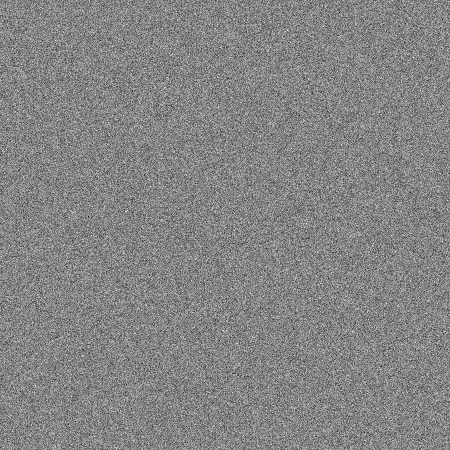
#> input picture Stop_the_voices/chall/samples/10.png, 450 x 450 px; its folder holds only this picture in this run
$ python stop_the_voices_solve.py   (older library calls are emulated)
#> lines starting #> are read from the running program, lines starting #| are printed output that depends on the picture
import cv2
import os
import numpy as np

# Percorso della cartella contenente le immagini
input_folder_path = "./samples"

# Lista per memorizzare tutte le immagini
images = []

# Loop attraverso tutte le immagini nella cartella di input
for filename in os.listdir(input_folder_path):
    if filename.endswith(".png"):
        # Carica l'immagine
        image_path = os.path.join(input_folder_path, filename)
        image = cv2.imread(image_path, cv2.IMREAD_GRAYSCALE)
#> image is the input picture: shape (450, 450); min 0, max 255, mean 132.3

        if image is None:
            print(f"Errore nel caricamento dell'immagine: {filename}")
            continue

        # Aggiungi l'immagine alla lista
        images.append(image)

# Somma tutte le immagini nella lista
sum_image = np.sum(images, axis=0)  # Somma lungo l'asse 0 (lungo le immagini)

# Calcola la media delle immagini sommate
mean_image = sum_image / len(images)

# Salva l'immagine media
output_folder_path = "./denoised_samples"
os.makedirs(output_folder_path, exist_ok=True)
output_path = os.path.join(output_folder_path, "mean_image.png")
cv2.imwrite(output_path, mean_image)

print("Processo completato. Immagine media salvata.")
# Converti l'immagine media a 8-bit in scala di grigi
mean_image_8bit = cv2.normalize(mean_image, None, alpha=0, beta=255, norm_type=cv2.NORM_MINMAX, dtype=cv2.CV_8U)

# Applica il filtro CLAHE per migliorare la definizione dell'immagine media
clahe = cv2.createCLAHE(clipLimit=2.0, tileGridSize=(8, 8))
mean_image_clahe = clahe.apply(mean_image_8bit)
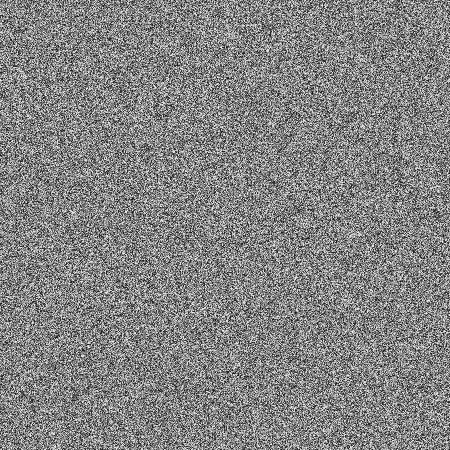
#> mean_image_clahe: shape (450, 450); min 0, max 255, mean 131.5

# Salva l'immagine media con CLAHE
output_path_clahe = os.path.join(output_folder_path, "mean_image_clahe.png")
cv2.imwrite(output_path_clahe, mean_image_clahe)

print("Processo completato. Immagine media salvata con CLAHE.")
# UMASS{#id31n9_L1k3_@_c#Am3_le0n}

$ run again, on Stop_the_voices/chall/samples/108.png
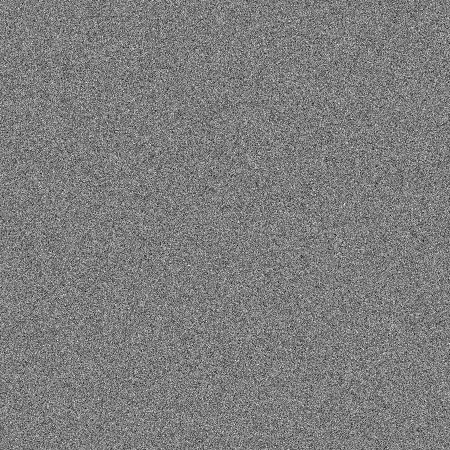
#> input picture Stop_the_voices/chall/samples/108.png, 450 x 450 px
#> image is the input picture: shape (450, 450); min 0, max 255, mean 125.2
#> `mean_image_clahe = clahe.apply(mean_image_8bit)`:
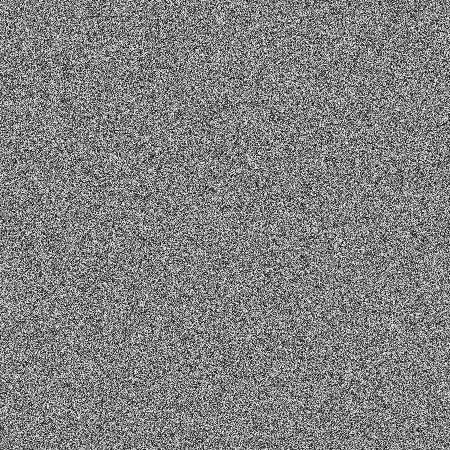
#> mean_image_clahe: shape (450, 450); min 0, max 255, mean 128.4

$ run again, on Stop_the_voices/chall/samples/114.png
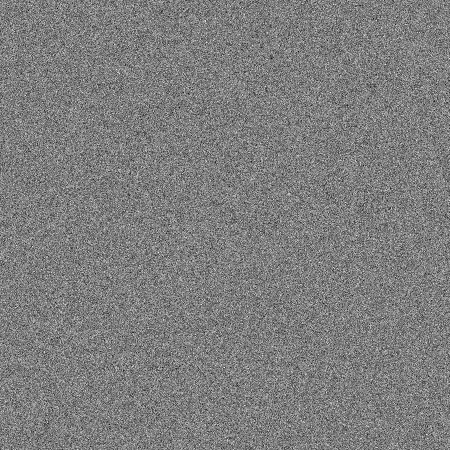
#> input picture Stop_the_voices/chall/samples/114.png, 450 x 450 px
#> image is the input picture: shape (450, 450); min 0, max 255, mean 125.9
#> `mean_image_clahe = clahe.apply(mean_image_8bit)`:
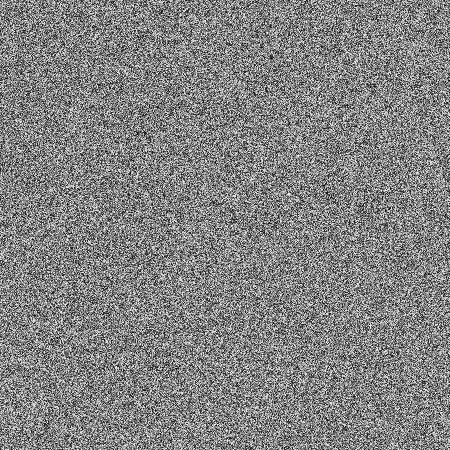
#> mean_image_clahe: shape (450, 450); min 0, max 255, mean 130.7

$ run again, on Stop_the_voices/chall/samples/119.png
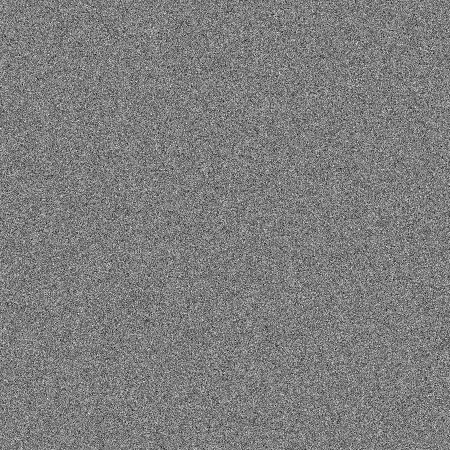
#> input picture Stop_the_voices/chall/samples/119.png, 450 x 450 px
#> image is the input picture: shape (450, 450); min 0, max 255, mean 125.4
#> `mean_image_clahe = clahe.apply(mean_image_8bit)`:
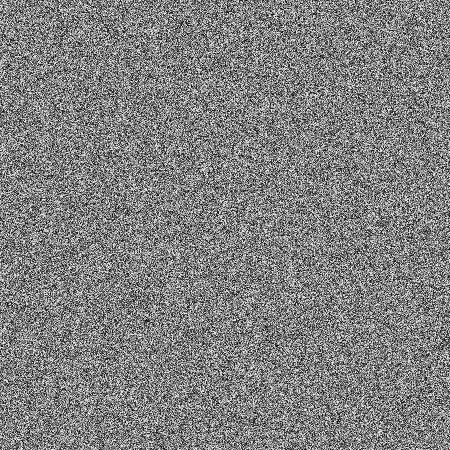
#> mean_image_clahe: shape (450, 450); min 0, max 255, mean 128.5

$ run again, on Stop_the_voices/chall/samples/100.png
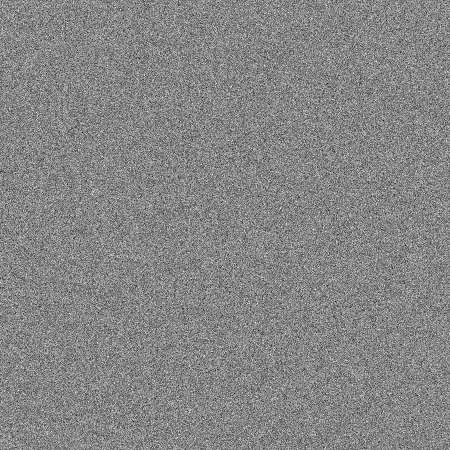
#> input picture Stop_the_voices/chall/samples/100.png, 450 x 450 px
#> image is the input picture: shape (450, 450); min 0, max 255, mean 133.6
#> `mean_image_clahe = clahe.apply(mean_image_8bit)`:
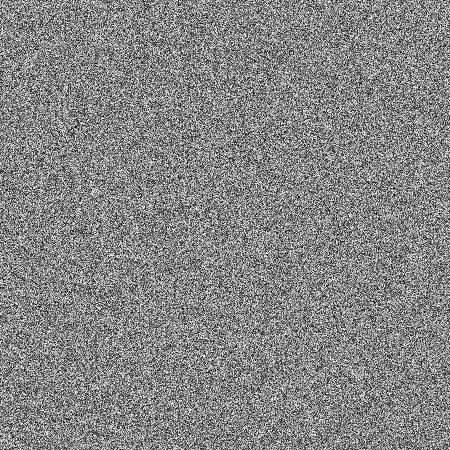
#> mean_image_clahe: shape (450, 450); min 0, max 255, mean 133.4
